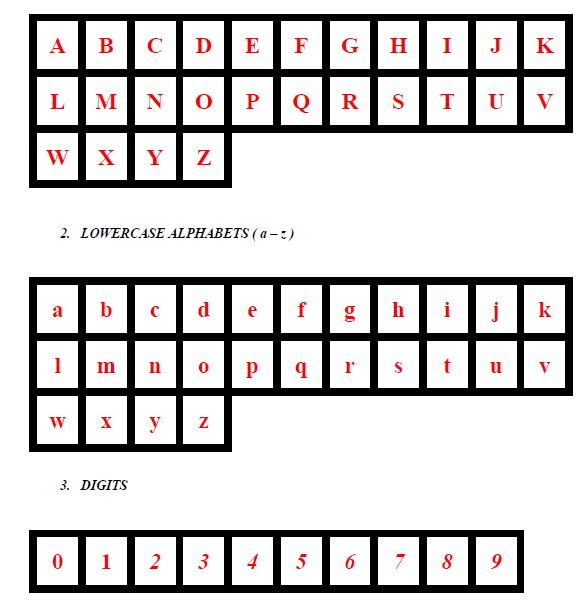
#> input picture in/ideal.JPG, 587 x 610 px
$ python extract_boxes.py   (older library calls are emulated)
#> lines starting #> are read from the running program, lines starting #| are printed output that depends on the picture; after the words box and inside, x2 and y2 are one past the last pixel; in counts of white or black regions, pixels touching at a corner belong together
### utils.py
import os

import cv2
import numpy as np
from PIL import Image


# [44 lines left out: function get_filename_dict, not called in this run]

def get_filename_list():
    filenames = []
    for a in range(26):
        filenames.append(chr(97 + a) + "_cap.png")
    for a in range(26):
        filenames.append(chr(97 + a) + "_small.png")
    for a in range(10):
        filenames.append(chr(48 + a) + ".png")
    filenames.append("11_exclamation.png")
    filenames.append("12_dollar.png")
    filenames.append("13_ampersand.png")
    filenames.append("14_left_parenthesis.png")
    filenames.append("15_right_parenthesis.png")
    filenames.append("16_left_brace.png")
    filenames.append("17_right_brace.png")
    filenames.append("18_left_bracket.png")
    filenames.append("19_right_bracket.png")
    filenames.append("20_minus.png")
    filenames.append("21_plus.png")
    filenames.append("22_underscore.png")
    filenames.append("23_semi_colon.png")
    filenames.append("24_colon.png")
    filenames.append("25_comma.png")
    filenames.append("26_full_stop.png")
    filenames.append("27_question_mark.png")
    filenames.append("28_open_double_quote.png")
    filenames.append("29_close_double_quote.png")
    filenames.append("30_open_single_quote.png")
    filenames.append("31_close_single_quote.png")
    filenames.append("32_percent.png")
    filenames.append("33_hash.png")
    filenames.append("34_asterisk.png")
    filenames.append("35_tilde.png")
    filenames.append("36_front_slash.png")
    filenames.append("37_vertical_bar.png")
    filenames.append("38_back_slash.png")
    filenames.append("39_greater_than.png")
    filenames.append("40_less_than.png")
    filenames.append("41_equal.png")
    filenames.append("42_at_the_rate.png")
    filenames.append("43_caret.png")
    return filenames

# [31 lines left out: functions img2pdf, convert_hue, not called in this run]

### extract_boxes.py
import cv2
import numpy as np
import os
import sys
from utils import get_filename_list

def sort_contours2(cnts, method="left-to-right"):
	boundingBoxes = [cv2.boundingRect(c) for c in cnts]
	(cnts, boundingBoxes) = zip(*sorted(zip(cnts, boundingBoxes),
		key=lambda b: b[1][1]*15 + b[1][0], reverse=False))

	# return the list of sorted contours and bounding boxes
	return (cnts, boundingBoxes)

def extract_boxes(img_path):
    # Setting up directories
#> called with img_path = 'in/ideal.JPG'
    os.makedirs('out', exist_ok=True)
    img_file = os.path.basename(img_path)
    img_name = img_file[:img_file.find('.')]
    os.makedirs('out/'+img_name, exist_ok=True)

    # Read the image
    img = cv2.imread(img_path)
#> img is the input picture: shape (610, 587, 3); mean B, G, R 206.9, 206.9, 209.2

    # Smoothing the image to remove some noise
    img = cv2.GaussianBlur(img, (3, 3), 0)

    # grayscaling:
    gray = cv2.cvtColor(img, cv2.COLOR_BGR2GRAY)
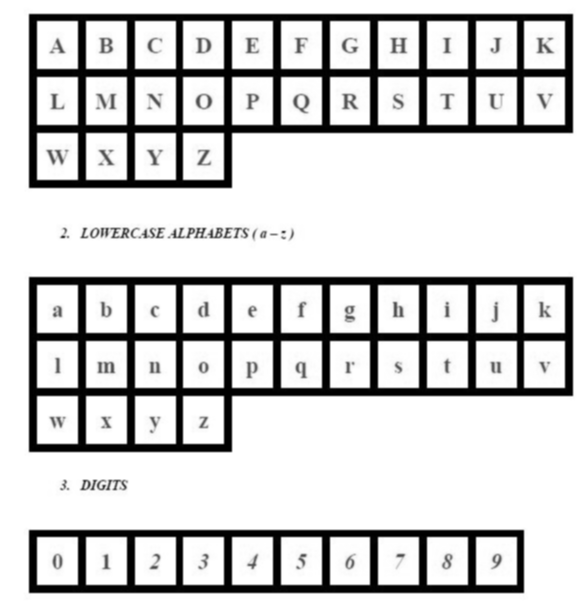
#> gray: shape (610, 587); min 0, max 255, mean 207.6

    # Thresholding the image
    (thresh, img_bin) = cv2.threshold(gray, 128, 255, cv2.THRESH_BINARY | cv2.THRESH_OTSU)
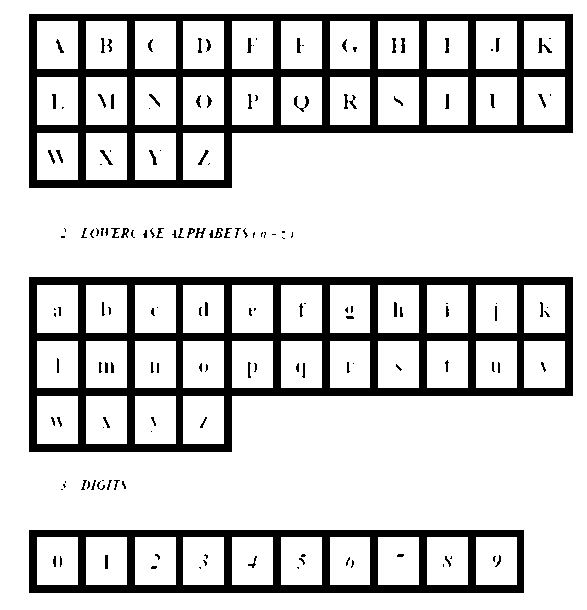
#> img_bin: shape (610, 587); 81.7% white; 161 black regions (75 under 20 px), largest, box (x1, y1, x2, y2) and area: (29, 277, 573, 452) 25482, (29, 14, 573, 188) 24993, (29, 530, 524, 593) 11553
#> thresh = 135

    # Invert the image
    img_bin = 255 - img_bin
    cv2.imwrite("out/" + img_name + "/" + "threshold_inv.jpg", img_bin)

    # Defining a kernel length
    kernel_length = np.array(img).shape[1]//80
#> kernel_length = 7

    # A verticle kernel of (1 X kernel_length), which will detect all the verticle lines from the image.
    verticle_kernel = cv2.getStructuringElement(cv2.MORPH_RECT, (1, kernel_length))
#> verticle_kernel = [1, 1, 1, 1, 1, 1, 1]
    # A horizontal kernel of (kernel_length X 1), which will help to detect all the horizontal line from the image.
    hori_kernel = cv2.getStructuringElement(cv2.MORPH_RECT, (kernel_length, 1))
    # A kernel of (3 X 3) ones.
    kernel = cv2.getStructuringElement(cv2.MORPH_RECT, (3, 3))

    # Morphological operation to detect vertical lines from an image
    img_temp1 = cv2.erode(img_bin, verticle_kernel, iterations=3)
#> img_temp1: shape (610, 587); 7.6% white; 35 white regions, largest, box (x1, y1, x2, y2) and area: (29, 286, 37, 443) 1256, (78, 286, 86, 443) 1256, (127, 286, 135, 443) 1256
    verticle_lines_img = cv2.dilate(img_temp1, verticle_kernel, iterations=3)
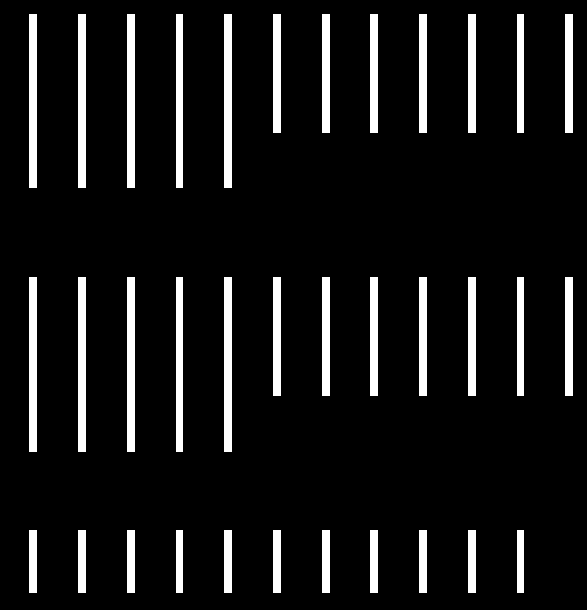
#> verticle_lines_img: shape (610, 587); 9% white; 35 white regions, largest, box (x1, y1, x2, y2) and area: (29, 277, 37, 452) 1400, (78, 277, 86, 452) 1400, (127, 277, 135, 452) 1400
    cv2.imwrite("out/" + img_name + "/" + "verticle_lines.jpg",verticle_lines_img)

    # Morphological operation to detect horizontal lines from an image
    img_temp2 = cv2.erode(img_bin, hori_kernel, iterations=3)
#> img_temp2: shape (610, 587); 9.7% white; 10 white regions, largest, box (x1, y1, x2, y2) and area: (38, 69, 564, 77) 4208, (38, 125, 564, 133) 4208, (38, 277, 564, 285) 4208
    horizontal_lines_img = cv2.dilate(img_temp2, hori_kernel, iterations=3)
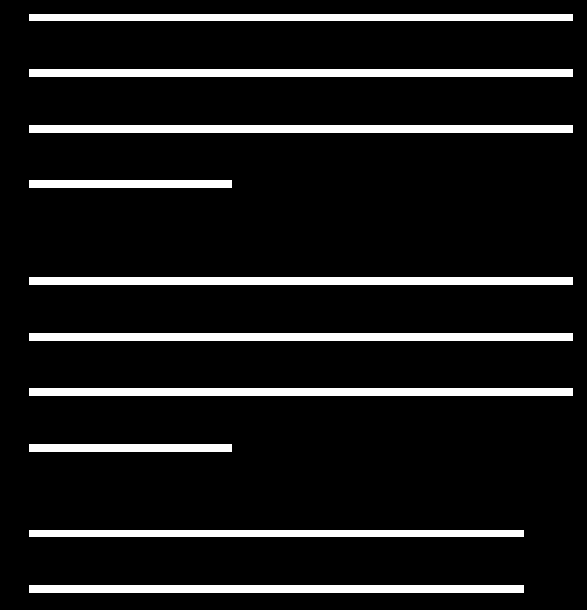
#> horizontal_lines_img: shape (610, 587); 10.1% white; 10 white regions, largest, box (x1, y1, x2, y2) and area: (29, 69, 573, 77) 4352, (29, 125, 573, 133) 4352, (29, 277, 573, 285) 4352
    cv2.imwrite("out/" + img_name + "/" + "horizontal_lines.jpg",horizontal_lines_img)

    # Weighting parameters, this will decide the quantity of an image to be added to make a new image.
    alpha = 0.5
    beta = 1.0 - alpha

    # This function helps to add two image with specific weight parameter to get a third image as summation of two image.
    img_final_bin = cv2.addWeighted(verticle_lines_img, alpha, horizontal_lines_img, beta, 0.0)
    img_final_bin = cv2.erode(~img_final_bin, kernel, iterations=2)
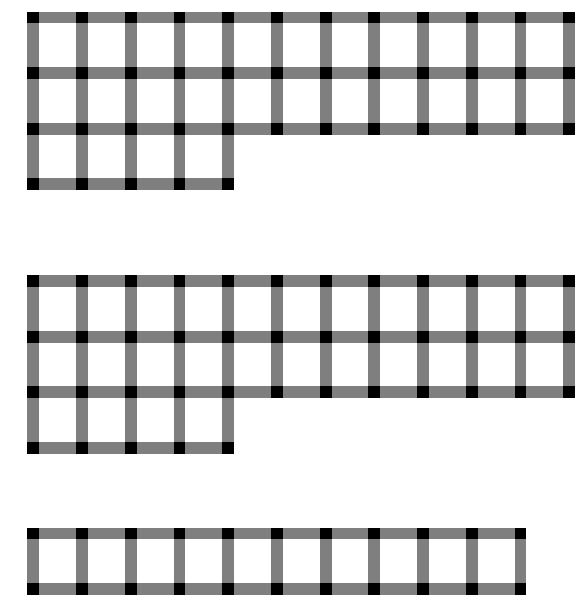
#> img_final_bin: shape (610, 587); min 0, max 255, mean 217.3
    (thresh, img_final_bin) = cv2.threshold(img_final_bin, 128,255, cv2.THRESH_BINARY | cv2.THRESH_OTSU)
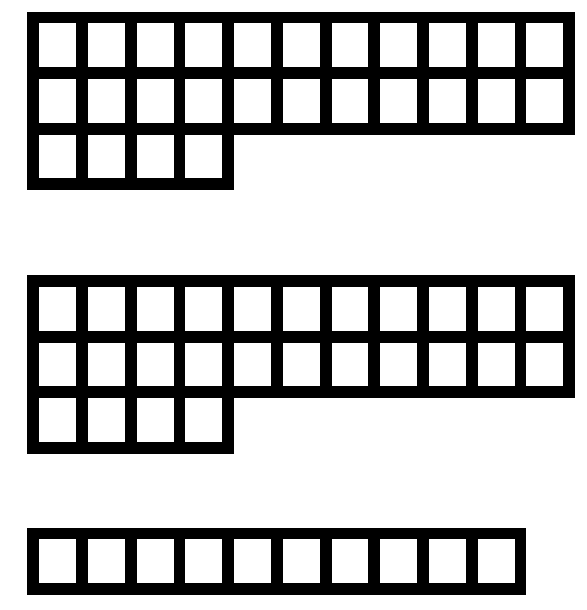
#> img_final_bin: shape (610, 587); 74.6% white; 3 black regions
#> thresh = 127

    # Find contours for image, which will detect all the boxes
    im2, contours, hierarchy = cv2.findContours(img_final_bin, cv2.RETR_TREE, cv2.CHAIN_APPROX_SIMPLE)
#> contours = 66 contours; largest, box (x1, y1, x2, y2) and area: (0, 0, 587, 610) 356874, (26, 274, 576, 455) 79722, (26, 11, 576, 191) 79514, (26, 527, 527, 596) 33998, (478, 539, 515, 583) 1548

    # Sort all the contours by top to bottom.
    (contours, boundingBoxes) = sort_contours2(contours, method="top-to-bottom")
#> in sort_contours2, `boundingBoxes = [cv2.boundingRect(c) for c in cnts]`: boundingBoxes = 66 items, first 6: (0, 0, 587, 610), (26, 527, 501, 69), (478, 539, 37, 44), (429, 539, 37, 44), (380, 539, 37, 44), (332, 539, 36, 44)
#> in sort_contours2, `(cnts, boundingBoxes) = zip(*sorted(zip(cnts, boundingBoxes), key=lamb..`: cnts = 66 contours; largest, box (x1, y1, x2, y2) and area: (0, 0, 587, 610) 356874, (26, 274, 576, 455) 79722, (26, 11, 576, 191) 79514, (26, 527, 527, 596) 33998, (39, 23, 76, 67) 1548; boundingBoxes = 66 items, first 6: (0, 0, 587, 610), (26, 11, 550, 180), (39, 23, 37, 44), (88, 23, 37, 44), (137, 23, 37, 44), (185, 23, 37, 44)
#> contours has the same summary as cnts in sort_contours2

    img_h = len(img)
#> img_h = 610
    img_w = len(img[0])
#> img_w = 587

    hmin = 0.02 * img_h
#> hmin = 12.2
    hmax = 0.20 * img_h
#> hmax = 122

    wmin = 0.02 * img_w
#> wmin = 11.74
    wmax = 0.20 * img_w
#> wmax = 117.4

    names = get_filename_list()

    idx = 0
    for c in contours:
        # Returns the location and width,height for every contour
        x, y, w, h = cv2.boundingRect(c)

        # If the box height is greater then 20, width is >80, then only save it as a box in "cropped/" folder.
        if (w >= wmin and w <= wmax and h >= hmin and h <= hmax):
            new_img = img[y:y+h, x:x+w]
            print("WRITING: " + img_name + "/" + names[idx])
            cv2.imwrite("out/" + img_name + "/" + names[idx], new_img)
            idx += 1
#> this loop made 66 passes
#> (c, x, y, w, h) on passes 1, 3, 4, 5, 6, 7, 8, 9, 10, 11, 12: ([[0, 0], [0, 609], [586, 609], [586, 0]], 0, 0, 587, 610), ([[39, 23], [39, 66], [75, 66], [75, 23]], 39, 23, 37, 44), ([[88, 23], [88, 66], [124, 66], [124, 23]], 88, 23, 37, 44), ([[137, 23], [137, 66], [173, 66], [173, 23]], 137, 23, 37, 44), ([[185, 23], [185, 66], [221, 66], [221, 23]], 185, 23, 37, 44), ([[234, 23], [234, 66], [270, 66], [270, 23]], 234, 23, 37, 44), ([[283, 23], [283, 66], [319, 66], [319, 23]], 283, 23, 37, 44), ([[332, 23], [332, 66], [367, 66], [367, 23]], 332, 23, 36, 44), ([[380, 23], [380, 66], [416, 66], [416, 23]], 380, 23, 37, 44), ([[429, 23], [429, 66], [465, 66], [465, 23]], 429, 23, 37, 44), ([[478, 23], [478, 66], [514, 66], [514, 23]], 478, 23, 37, 44)
#> (x, y, w, h) on passes 2, 29, 56, 61, 62, 63: (26, 11, 550, 180), (26, 274, 550, 181), (26, 527, 501, 69), (234, 539, 37, 44), (283, 539, 37, 44), (332, 539, 36, 44)
#| WRITING: ideal/a_cap.png
#| WRITING: ideal/b_cap.png
#| WRITING: ideal/c_cap.png
#| WRITING: ideal/d_cap.png
#| WRITING: ideal/e_cap.png
#| WRITING: ideal/f_cap.png
#| WRITING: ideal/g_cap.png
#| WRITING: ideal/h_cap.png
#> (further printed lines are left out)
#> pass 3, in extract_boxes, `new_img = img[y:y+h, x:x+w]`:
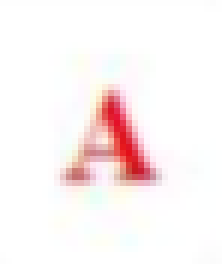
#> new_img: shape (44, 37, 3) (shown 6 times larger); mean B, G, R 243.2, 243.3, 251.8
#> after the loop, idx = 62
    return

if __name__=='__main__':
    img_path = 'in/ideal.JPG'
    if len(sys.argv) > 1:
        img_path = sys.argv[1]
    extract_boxes(img_path)
